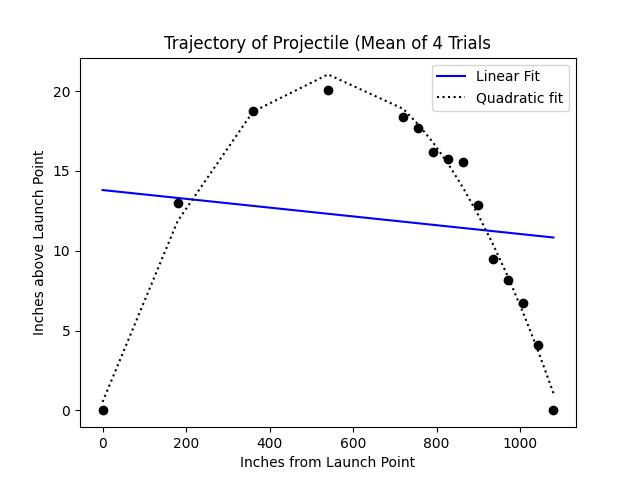

Write the Python code that produced this figure.
import os
import sys
import numpy as np
import matplotlib.pyplot as plt

os.chdir(sys.path[0])

def get_trajectory(file_name):
    distances = []
    heights1, heights2, heights3, heights4 = [], [], [], []
    with open(file_name, "r") as f:
        f.readline()
        for line in f:
            d, h1, h2, h3, h4 = line.split(",")
            distances.append(float(d))
            heights1.append(float(h1))
            heights2.append(float(h2))
            heights3.append(float(h3))
            heights4.append(float(h4))
    return (distances, [heights1, heights2, heights3, heights4])

def r_squared(measured, predicted):
    """Assumes measured a one dimensional array of measurements,
    predicted a one dimensional array of measurements.
    Returns coefficient of determination"""
    estimated_error = ((predicted - measured)**2).sum()
    mean_of_measured = measured.sum() / len(measured)
    variability = ((measured - mean_of_measured)**2).sum()
    return 1 - estimated_error / variability

def process_trajectories(file_name):
    distances, heights = get_trajectory(file_name)
    num_trials = len(heights)
    distances = np.array(distances)
    #Get array containing mean hight at each distance
    tot_heights = np.array([0]) * len(distances)
    for h in heights:
        tot_heights = tot_heights + np.array(h)
    mean_heights = tot_heights / len(heights)
    plt.title(f"Trajectory of Projectile (Mean of {num_trials} Trials")
    plt.xlabel("Inches from Launch Point")
    plt.ylabel("Inches above Launch Point")
    plt.plot(distances, mean_heights, "ko")
    fit = np.polyfit(distances, mean_heights, 1)
    altitudes = np.polyval(fit, distances)
    plt.plot(distances, altitudes, "b", label = "Linear Fit")
    print(f"r**2 of linear fit = {r_squared(mean_heights, altitudes)}")
    fit = np.polyfit(distances, mean_heights, 2)
    altitudes = np.polyval(fit, distances)
    plt.plot(distances, altitudes, "k:", label = "Quadratic fit")
    print(f"r**2 of quadratic fit = {r_squared(mean_heights, altitudes)}")
    plt.legend()
    plt.savefig("projectile.jpg")#
    get_horizontal_speed(fit, distances[-1], distances[0])

def get_horizontal_speed(quad_fit, min_x, max_x):
    """Assuemes quad_fit has coefficients of a quadratic polynomial
    min_x and max_x are distances in inches.
    Returns horizontal speed in feet per second"""
    inches_per_foot = 12
    x_mid = (max_x - min_x) / 2
    a, b, c = quad_fit[0], quad_fit[1], quad_fit[2]
    y_peak = a * x_mid**2 + b * x_mid + c
    g = 32.16 * inches_per_foot #accel. of gravity in inches/sec/sec
    t = (2*y_peak/g)**0.5 # time in seconds from peak to target
    print(f"Horizontal speed = {int(x_mid/(t * inches_per_foot))} feet/sec")




process_trajectories("launcherData.csv")

